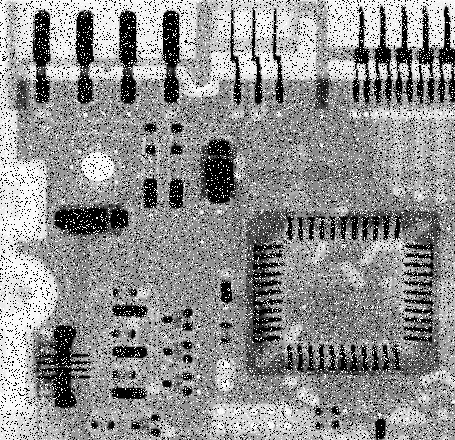
#> input picture aula5/images/circuito.tif, 455 x 440 px
$ python aula5.py
#> lines starting #> are read from the running program, lines starting #| are printed output that depends on the picture
import numpy as np
import matplotlib.pyplot as plt
import cv2

def imageConvolution(img, kernel):
    h, w = img.shape
    kw, kh = kernel.shape
    resultado = np.zeros((h,w))
    valores = np.zeros((h + 2, w + 2))

    for i in range(1, valores.shape[0] - 1):
        for j in range(1, valores.shape[1] - 1):
            valores[i, j] = img[i-1, j-1]

    for y in range(h):
        for x in range(w):
            soma = np.zeros((kh,kw))
            for ky in range(kw):
                for kx in range(kh):
                    soma[ky,kx] = valores[y+ky,x+kx]
            resultado[y, x] = np.sum(soma*kernel)

    return resultado


img1 = cv2.imread('images/circuito.tif')
#> img1 is the input picture: shape (440, 455, 3); min 0, max 255, mean 144.1
img2 = cv2.imread('images/pontos.png')
img3 = cv2.imread('images/linhas.png')
img4 = cv2.imread('images/igreja.png')
img5 = cv2.imread('images/root.jpg')
img6 = cv2.imread('images/harewood.jpg')
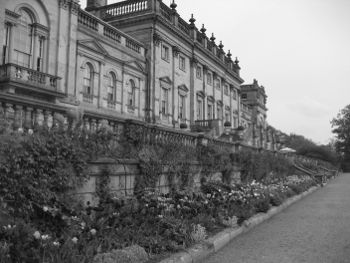
#> input picture aula5/images/harewood.jpg, 350 x 263 px
#> img6 is the input picture: shape (263, 350, 3); min 3, max 255, mean 116.2
img7 = cv2.imread('images/nuts.jpg')
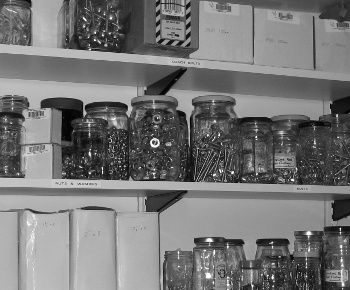
#> input picture aula5/images/nuts.jpg, 350 x 290 px
#> img7 is the input picture: shape (290, 350, 3); min 0, max 255, mean 117.4
img8 = cv2.imread('images/snow.jpg')
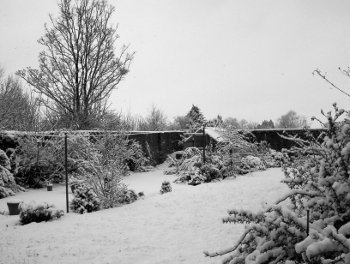
#> input picture aula5/images/snow.jpg, 350 x 264 px
#> img8 is the input picture: shape (264, 350, 3); min 0, max 255, mean 164.8
img_aluno = cv2.imread('images/img_aluno.jpg')
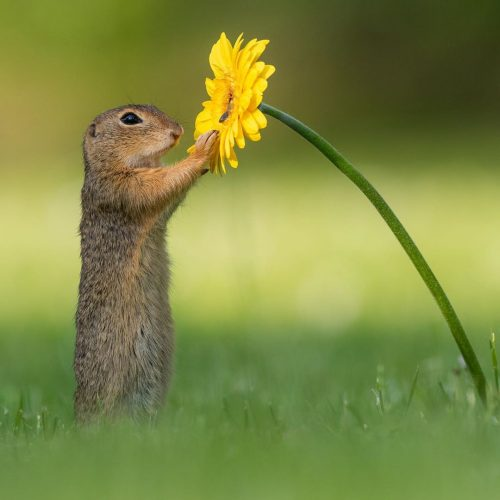
#> input picture aula5/images/img_aluno.jpg, 500 x 500 px
#> img_aluno is the input picture: shape (500, 500, 3); mean B, G, R 66.7, 137.1, 126.3

img1_PB = cv2.cvtColor(img1, cv2.COLOR_BGR2GRAY)
#> (the run stopped early here; a loop or call above may not have finished)
